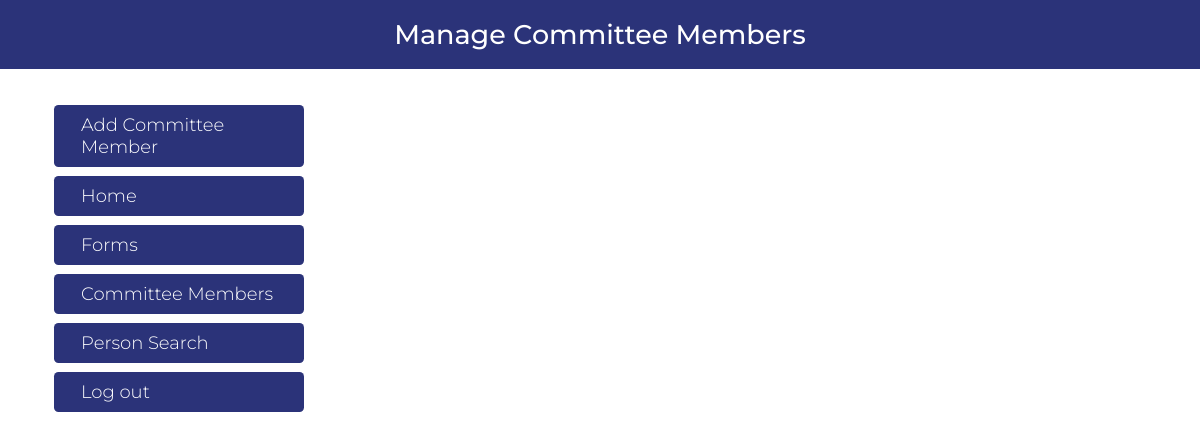
The page /manageCommitteeMembers.php (signed in) on the database as committed earlier.
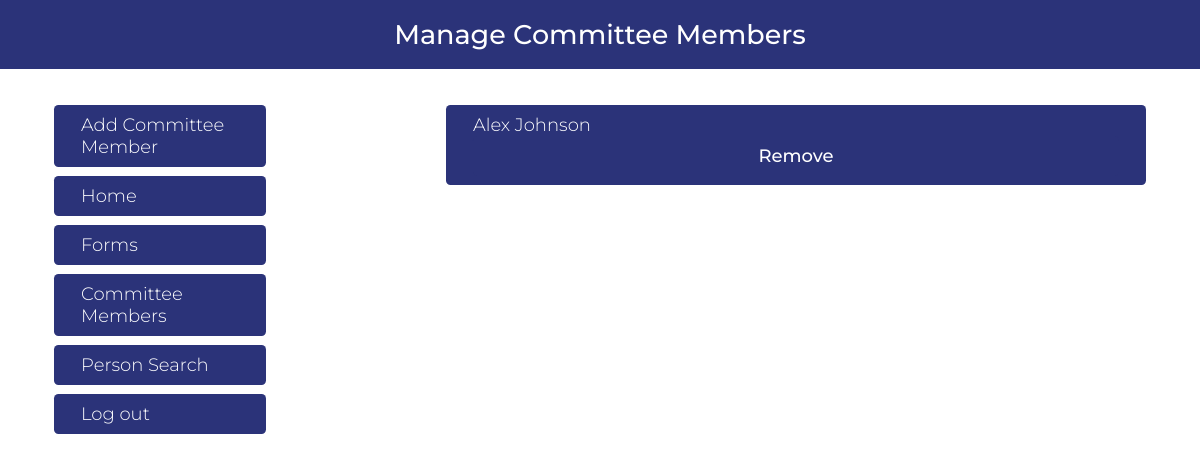
The same page on the database as committed later.
### tables this page shows
CREATE TABLE `dbPersons` (
  `id` varchar(256) NOT NULL,
  `start_date` text DEFAULT NULL,
  `venue` text DEFAULT NULL,
  `first_name` text NOT NULL,
  `last_name` text DEFAULT NULL,
  `address` text DEFAULT NULL,
  `city` text DEFAULT NULL,
  `state` varchar(2) DEFAULT NULL,
  `zip` text DEFAULT NULL,
  `phone1` varchar(12) NOT NULL,
  `phone1type` text DEFAULT NULL,
  `phone2` varchar(12) DEFAULT NULL,
  `phone2type` text DEFAULT NULL,
  `birthday` text DEFAULT NULL,
  `email` text DEFAULT NULL,
  `shirt_size` varchar(3) DEFAULT NULL,
  `computer` varchar(3) DEFAULT NULL,
  `camera` varchar(3) NOT NULL,
  `transportation` varchar(3) NOT NULL,
  `contact_name` text NOT NULL,
  `contact_num` varchar(12) NOT NULL,
  `relation` text NOT NULL,
  `contact_time` text NOT NULL,
  `cMethod` text DEFAULT NULL,
  `position` text DEFAULT NULL,  
  `credithours` text DEFAULT NULL,
  `howdidyouhear` text DEFAULT NULL,
  `commitment` text DEFAULT NULL,
  `motivation` text DEFAULT NULL,
  `specialties` text DEFAULT NULL,
  `convictions` text DEFAULT NULL,
  `type` text DEFAULT NULL,
  `status` text DEFAULT NULL,
  `completedTraining` varchar(100) NOT NULL DEFAULT 'False',
  `availability` text DEFAULT NULL,
  `schedule` text DEFAULT NULL,
  `hours` text DEFAULT NULL,
  `notes` text DEFAULT NULL,
  `password` text DEFAULT NULL,
  `sundays_start` char(5) DEFAULT NULL,
  `sundays_end` char(5) DEFAULT NULL,
  `mondays_start` char(5) DEFAULT NULL,
  `mondays_end` char(5) DEFAULT NULL,
  `tuesdays_start` char(5) DEFAULT NULL,
  `tuesdays_end` char(5) DEFAULT NULL,
  `wednesdays_start` char(5) DEFAULT NULL,
  `wednesdays_end` char(5) DEFAULT NULL,
  `thursdays_start` char(5) DEFAULT NULL,
  `thursdays_end` char(5) DEFAULT NULL,
  `fridays_start` char(5) DEFAULT NULL,
  `fridays_end` char(5) DEFAULT NULL,
  `saturdays_start` char(5) DEFAULT NULL,
  `saturdays_end` char(5) DEFAULT NULL,
  `profile_pic` text NOT NULL,
  `force_password_change` tinyint(1) NOT NULL,
  `gender` varchar(6) NOT NULL
);

### database/dbPersons.php (called while the page is built, shortened)
<?php
function get_cms() {
    $con=connect();
    $sql = "SELECT first_name, last_name,id FROM dbPersons WHERE dbPersons.type='cm'";
    $stmt = mysqli_prepare($con, $sql);
    mysqli_stmt_execute($stmt);
    $results = mysqli_stmt_get_result($stmt);
    return $results;
}

### manageCommitteeMembers.php (the view, shortened to what this page needs)
<?php
    require_once('database/dbPersons.php');
?>
<!DOCTYPE html>
<html>
    <head>
        <?php require('universal.inc'); ?>
    </head>
    <body>
        <h1>Manage Committee Members</h1>
        <main class='dashboard'>
            <div class="forms_dashboard">
                <div class="navigation">
                    <a href="addCommitteeMember.php" class='navigation_button'> Add Committee Member</a>
                    <a href='index.php' class='navigation_button'> Home</a>
                    <a href="Forms.php" class="navigation_button"> Forms</a>
                    <a href="manageCommitteeMembers.php" class="navigation_button"> Committee Members</a>
                    <a href="personSearch.php" class="navigation_button"> Person Search</a>
                    <a href="logout.php" class="navigation_button"> Log out</a>
                </div>
                <div class='question_list'>
                <?php $cms = get_cms();
                foreach($cms as $cm): ?>
                    <div class='question_card'>
                        <?php
                            echo $cm['first_name'];
                            echo $cm['last_name'];
                        ?>
                        <form action="manageCommitteeMembers.php" Method='POST'>
                            <button type='submit' name='id' value='<?php echo $cm['id']?>'>Remove</button>
                        </form>
                    </div>
                <?php endforeach ?>
                </div>
            </div>
        </main>
    </body>
</html>

Rows that differ between the two databases and show on the page:
added dbpersons: first_name "Alex", last_name "Johnson"
